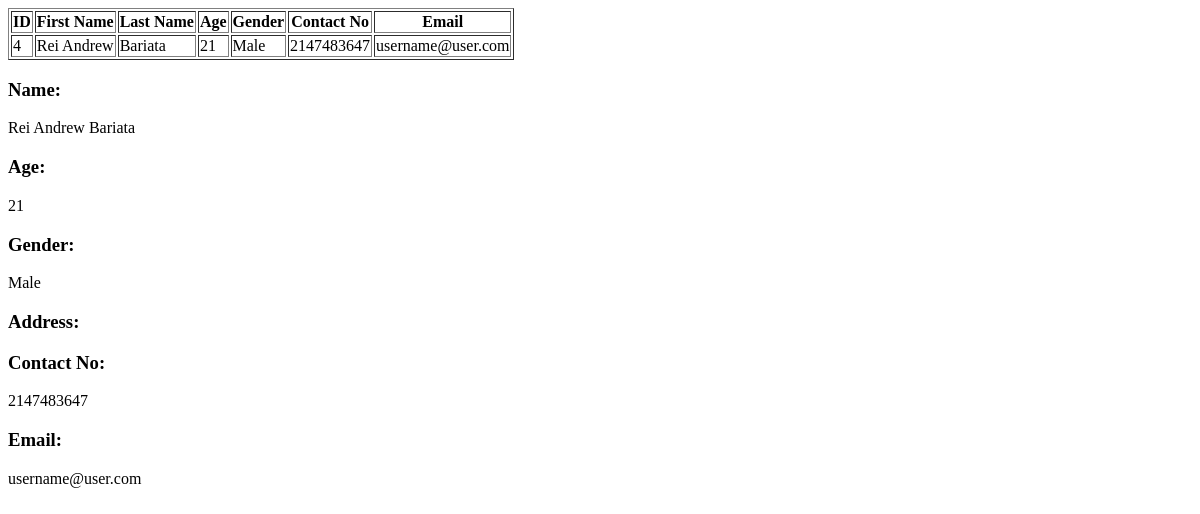
The app's page /test.php, older data.
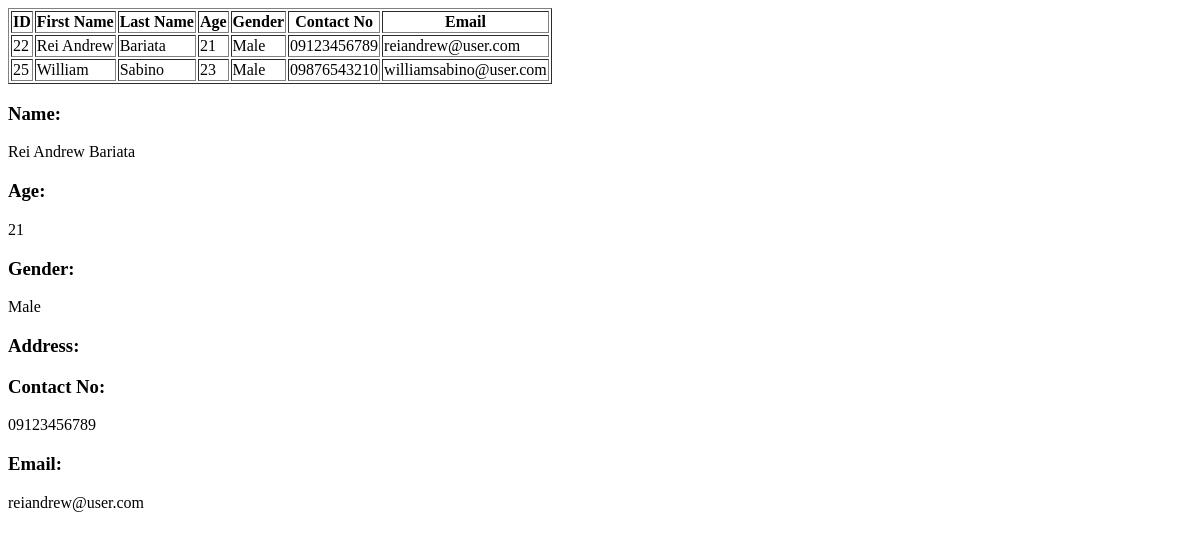
The same page, newer data.
### tables this page shows
CREATE TABLE `registerdb` (
  `id` int(11) NOT NULL,
  `email` varchar(50) NOT NULL,
  `password` varchar(255) NOT NULL,
  `firstname` varchar(50) NOT NULL,
  `lastname` varchar(50) NOT NULL,
  `age` int(5) NOT NULL,
  `gender` varchar(10) NOT NULL,
  `address` varchar(50) NOT NULL,
  `contactNo` varchar(20) NOT NULL,
  `date_register` datetime NOT NULL DEFAULT current_timestamp(),
  `profile_pic` varchar(255) DEFAULT NULL
);

### test.php (the view, shortened to what this page needs)
<?php
include('PHP/database.php');
$sql = "SELECT id, firstname, lastname, age, gender, contactNo, email FROM registerdb";
$result = $conn->query($sql);
if ($result->num_rows > 0) {
    echo "<table border='1'>
            <tr>
                <th>ID</th>
                <th>First Name</th>
                <th>Last Name</th>
                <th>Age</th>
                <th>Gender</th>
                <th>Contact No</th>
                <th>Email</th>
            </tr>";
    while ($row = $result->fetch_assoc()) {
        echo "<tr>
                <td>" . $row["id"] . "</td>
                <td>" . $row["firstname"] . "</td>
                <td>" . $row["lastname"] . "</td>
                <td>" . $row["age"] . "</td>
                <td>" . $row["gender"] . "</td>
                <td>" . $row["contactNo"] . "</td>
                <td>" . $row["email"] . "</td>
              </tr>";
    }
    echo "</table>";
    $result->data_seek(0);
    $row = $result->fetch_assoc();
} else {
    echo "0 results";
}
?>
<!DOCTYPE html>
<html lang="en">
<head>
</head>
<body>
    <div class="botConts">
        <div class="userNames user userss">
            <h3>Name:</h3>
            <div id="username" class="outpt">
                <?php if (isset($row)) echo htmlspecialchars($row["firstname"] . ' ' . $row["lastname"]); ?>
            </div>
        </div>
        <div class="userAge user usersss">
            <h3>Age:</h3>
            <div id="userage" class="outpt"><?php if (isset($row)) echo htmlspecialchars($row['age']); ?></div>
        </div>
        <div class="userGender user users">
            <h3>Gender:</h3>
            <div id="usergender" class="outpt"><?php if (isset($row)) echo htmlspecialchars($row['gender']); ?></div>
        </div>
        <div class="userAddress user users">
            <h3>Address:</h3>
        </div>
        <div class="userCn user">
            <h3>Contact No:</h3>
            <div id="usercontacts" class="outpt"><?php if (isset($row)) echo htmlspecialchars($row['contactNo']); ?></div>
        </div>
        <div class="userEmail user userss">
            <h3>Email:</h3>
            <div id="useremail" class="outpt"><?php if (isset($row)) echo htmlspecialchars($row['email']); ?></div>
        </div>
    </div>
</body>
</html>

Row changes from the older to the newer data that the page shows:
removed registerdb: id "4", firstname "Rei Andrew", lastname "Bariata", age "21", gender "Male", contactNo "2147483647", email "username@user.com", firstname+lastname "Rei Andrew Bariata"
added registerdb: id "22", firstname "Rei Andrew", lastname "Bariata", age "21", gender "Male", contactNo "09123456789", email "reiandrew@user.com", firstname+lastname "Rei Andrew Bariata"
added registerdb: id "25", firstname "William", lastname "Sabino", age "23", gender "Male", contactNo "09876543210", email "williamsabino@user.com"
